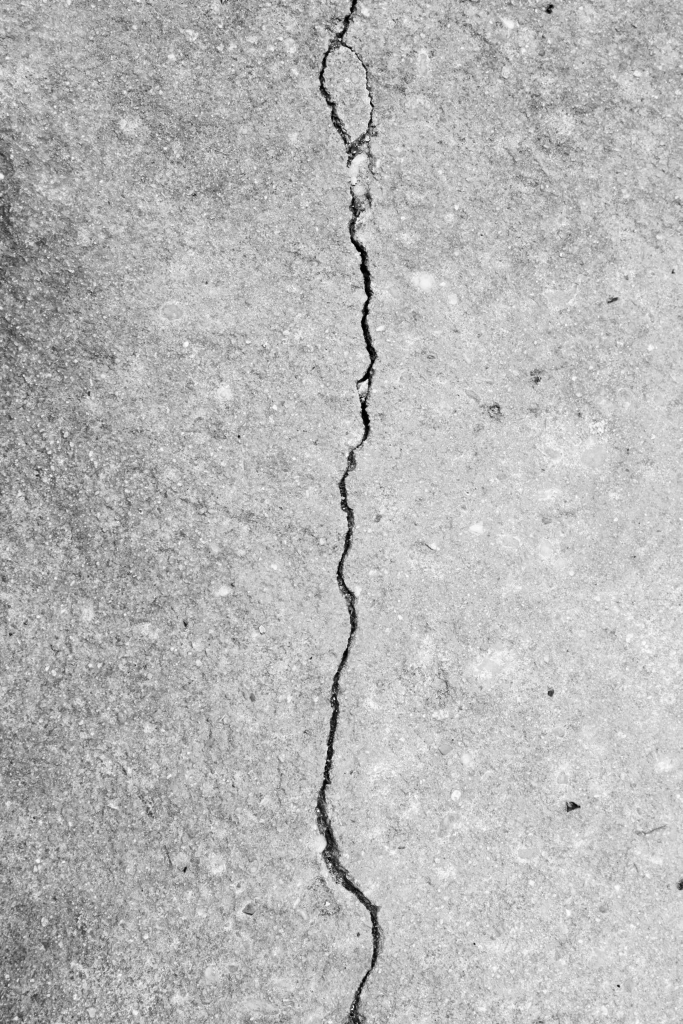
#> input picture THESIS_CRACK/crack_test/crack_test.jpeg, 1365 x 2048 px (shown at 1/2 size)
$ python crack_test02.py
#> lines starting #> are read from the running program, lines starting #| are printed output that depends on the picture; after the words box and inside, x2 and y2 are one past the last pixel; in counts of white or black regions, pixels touching at a corner belong together
import cv2
import numpy as np

Kernel_size = 15
low_threshold = 40
high_threshold = 120

rho = 1
threshold = 100
theta = np.pi/180
minLineLength = 1
maxLineGap = 10000000


img = cv2.imread("crack_test.jpeg")
#> img is the input picture: shape (2048, 1365, 3); min 0, max 255, mean 183.6

xNew = int(img.shape[1]/2)
#> xNew = 682
yNew = int(xNew*(img.shape[0]/img.shape[1]))
#> yNew = 1023
img = cv2.resize(img, (xNew, yNew))
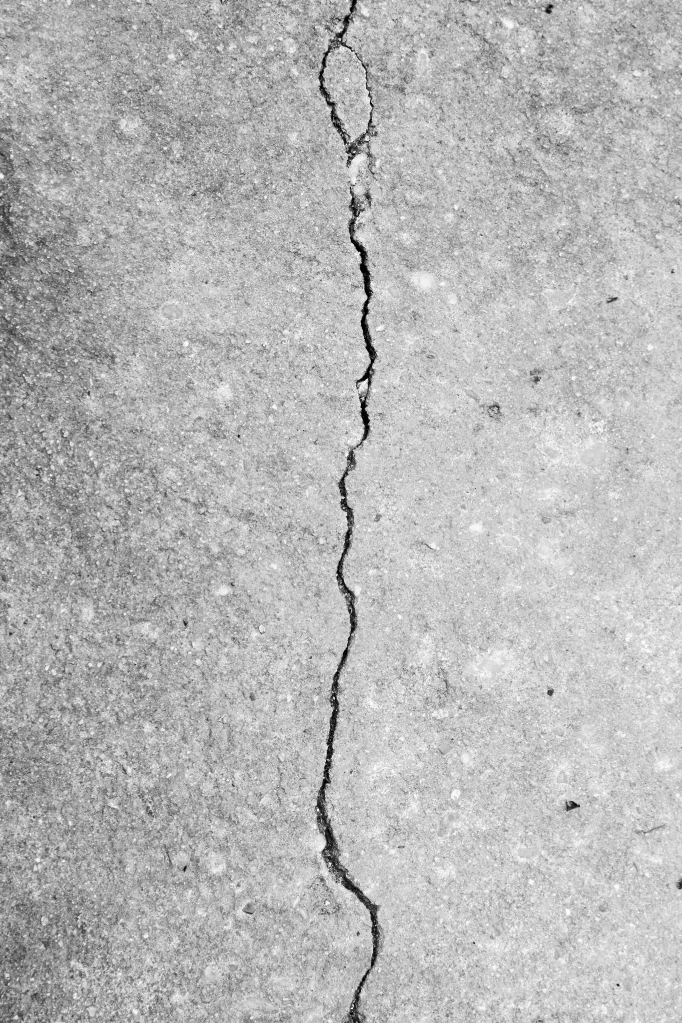
#> img: shape (1023, 682, 3); min 0, max 255, mean 183.5

frame = img.copy()

gray = cv2.cvtColor(img, cv2.COLOR_BGR2GRAY)
blurred = cv2.GaussianBlur(gray, (11, 11), 0)
t, thresh = cv2.threshold(blurred, 127, 255, cv2.THRESH_BINARY_INV)
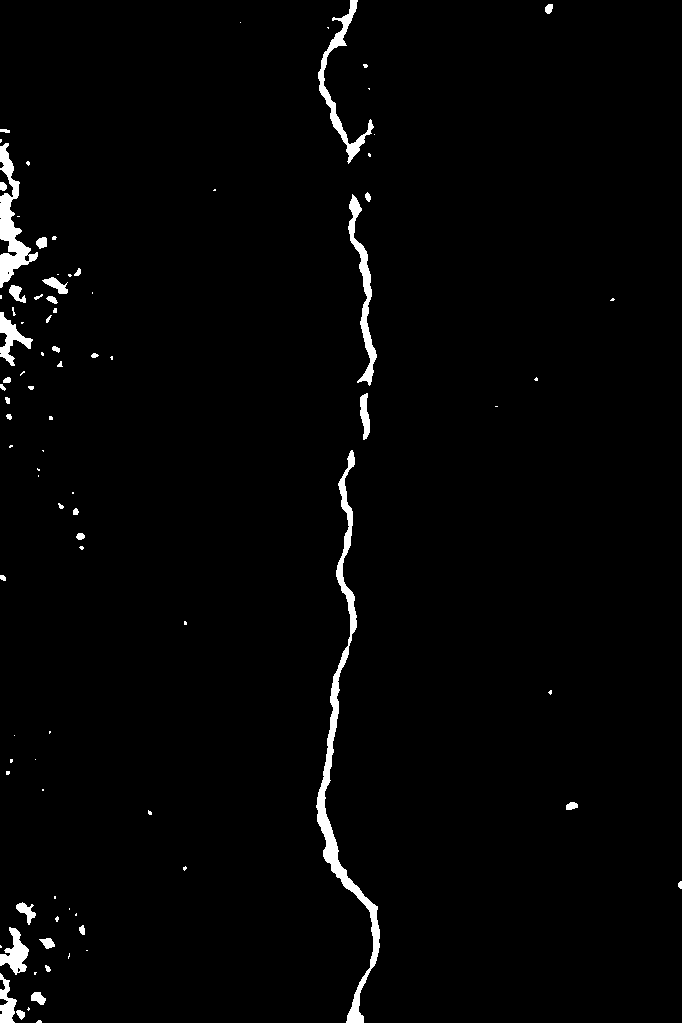
#> thresh: shape (1023, 682); 1.9% white; 90 white regions (51 under 20 px), largest, box (x1, y1, x2, y2) and area: (316, 450, 380, 1023) 4260, (0, 143, 38, 288) 1910, (318, 0, 374, 164) 1389

k = np.array((3, 3), dtype="uint8")
thresh = cv2.erode(thresh, k, iterations=10)
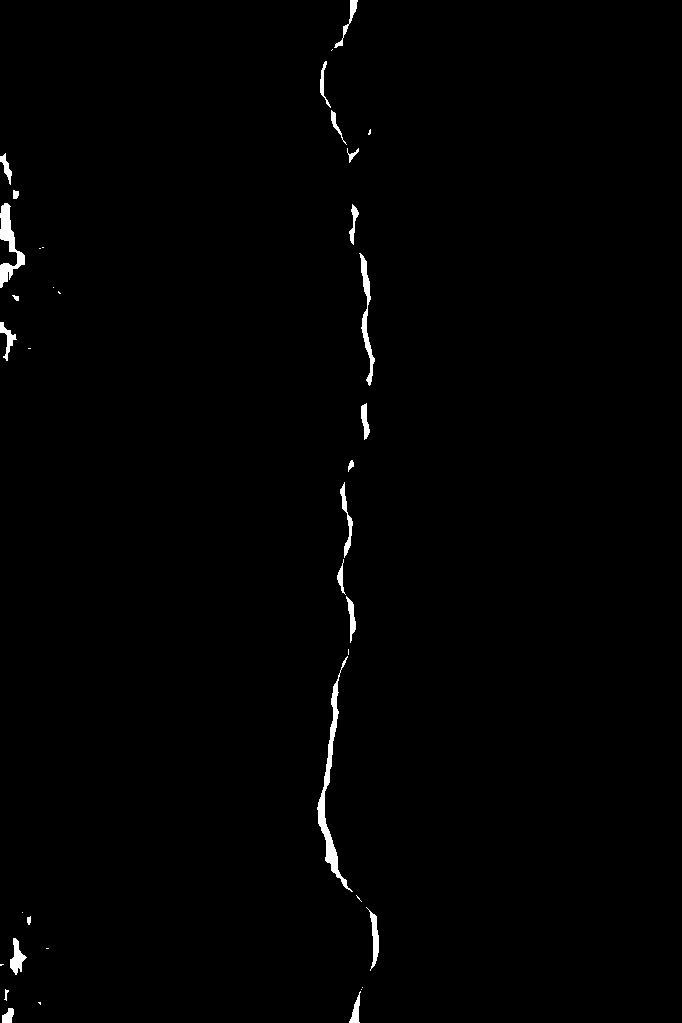
#> thresh: shape (1023, 682); 0.82% white; 38 white regions (15 under 20 px), largest, box (x1, y1, x2, y2) and area: (317, 656, 353, 892) 1311, (0, 203, 25, 288) 822, (359, 253, 375, 386) 610
thresh = cv2.dilate(thresh, k, iterations=10)
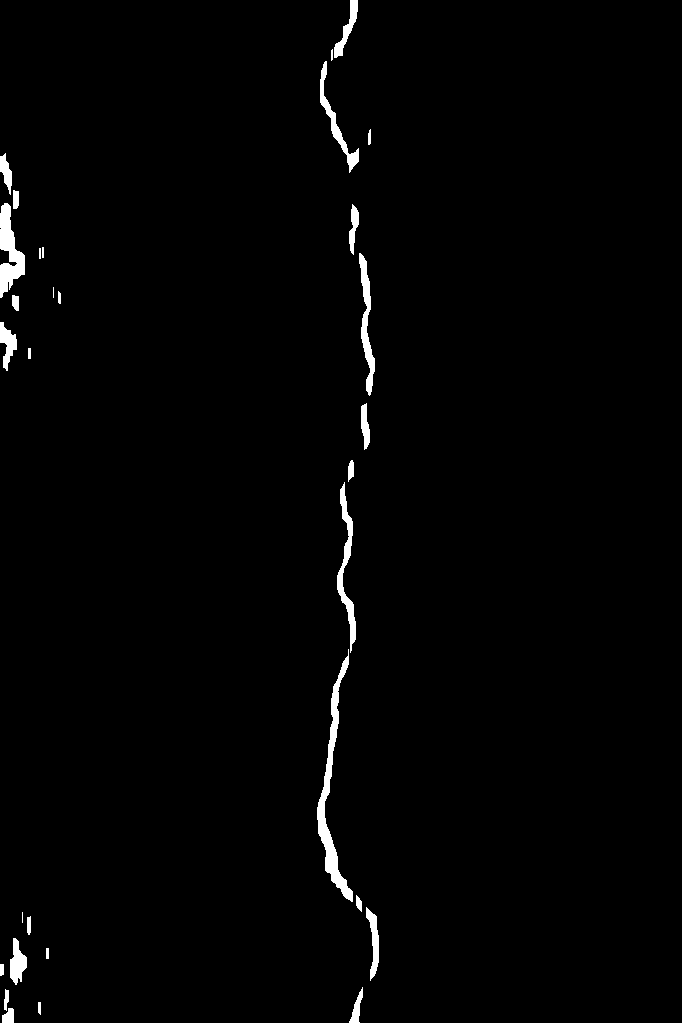
#> thresh: shape (1023, 682); 1.4% white; 31 white regions (2 under 20 px), largest, box (x1, y1, x2, y2) and area: (317, 649, 353, 902) 1977, (0, 203, 25, 298) 1262, (337, 482, 356, 653) 987

edged = thresh[:]

lines = cv2.HoughLinesP(edged, 1, np.pi/180, 1, minLineLength=1, maxLineGap=500)
#> lines = 209 rows, first 6: [374, 975, 374, 914], [362, 432, 362, 255], [353, 1022, 353, 0], [365, 448, 365, 260], [5, 368, 5, 153], [19, 978, 19, 950]

# Draw cicrcles in the center of the picture
cv2.circle(frame, (frame.shape[1]//2, frame.shape[0]//2), 20, (0, 0, 255), 1)
#> frame: shape (1023, 682, 3); 0.02% of pixels changed, all inside (x1, y1, x2, y2) = (321, 491, 362, 532)
cv2.circle(frame, (frame.shape[1]//2, frame.shape[0]//2), 10, (0, 255, 0), 1)
#> frame: shape (1023, 682, 3); mean B, G, R 183.5, 183.5, 183.5
cv2.circle(frame, (frame.shape[1]//2, frame.shape[0]//2), 2, (255, 0, 0), 2)
#> frame: shape (1023, 682, 3); mean B, G, R 183.5, 183.5, 183.5

# With this for loops a grid is painted on the picture
for y in range(0, frame.shape[0], 40):
    cv2.line(frame, (0, y), (frame.shape[0], y), (255, 0, 0), 1)
    for x in range(0, frame.shape[1], 40):
        cv2.line(frame, (x, 0), (x, frame.shape[1]), (255, 0, 0), 1)
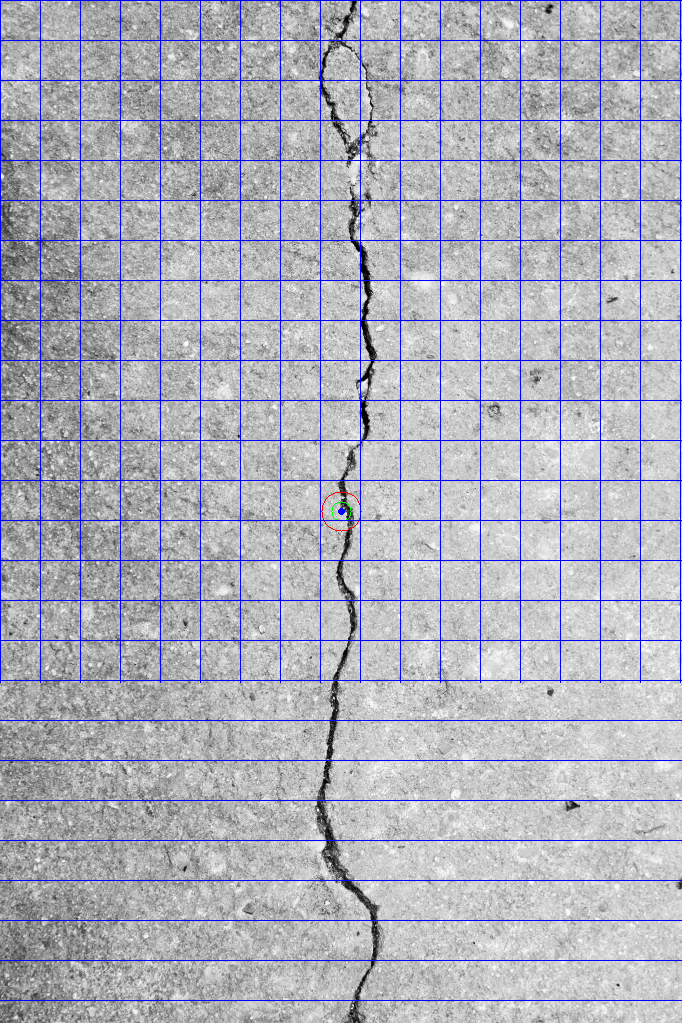
#> frame: shape (1023, 682, 3); mean B, G, R 186.5, 175.7, 175.7

# Draw lines on input image
# Draw lines on input image
if(lines is not None):
    for x1, y1, x2, y2 in lines[0]:
        cv2.line(frame, (x1, y1), (x2, y2), (0, 255, 0), 2)
        cv2.putText(frame, 'lines_detected', (50, 50), cv2.FONT_HERSHEY_SIMPLEX, 1, (0, 255, 0), 1)
#> this loop made 1 pass
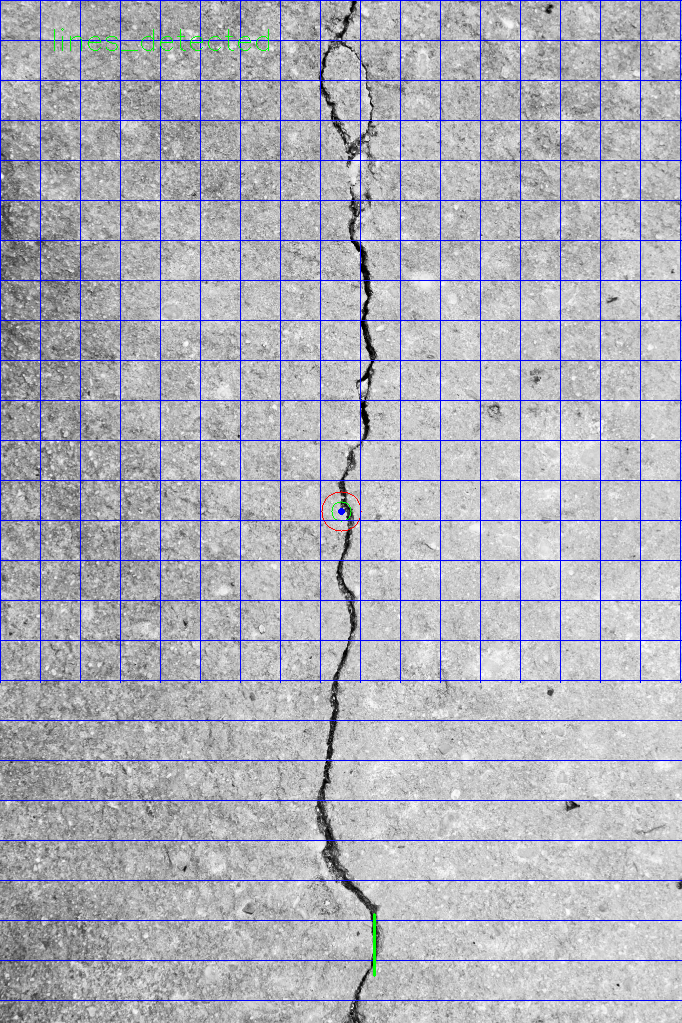
#> frame: shape (1023, 682, 3); 0.1% of pixels changed, all inside (x1, y1, x2, y2) = (54, 28, 376, 977)
cv2.imshow("threshold", edged)
cv2.imshow("line detect test", frame)


cv2.waitKey(0)
cv2.destroyAllWindows()
